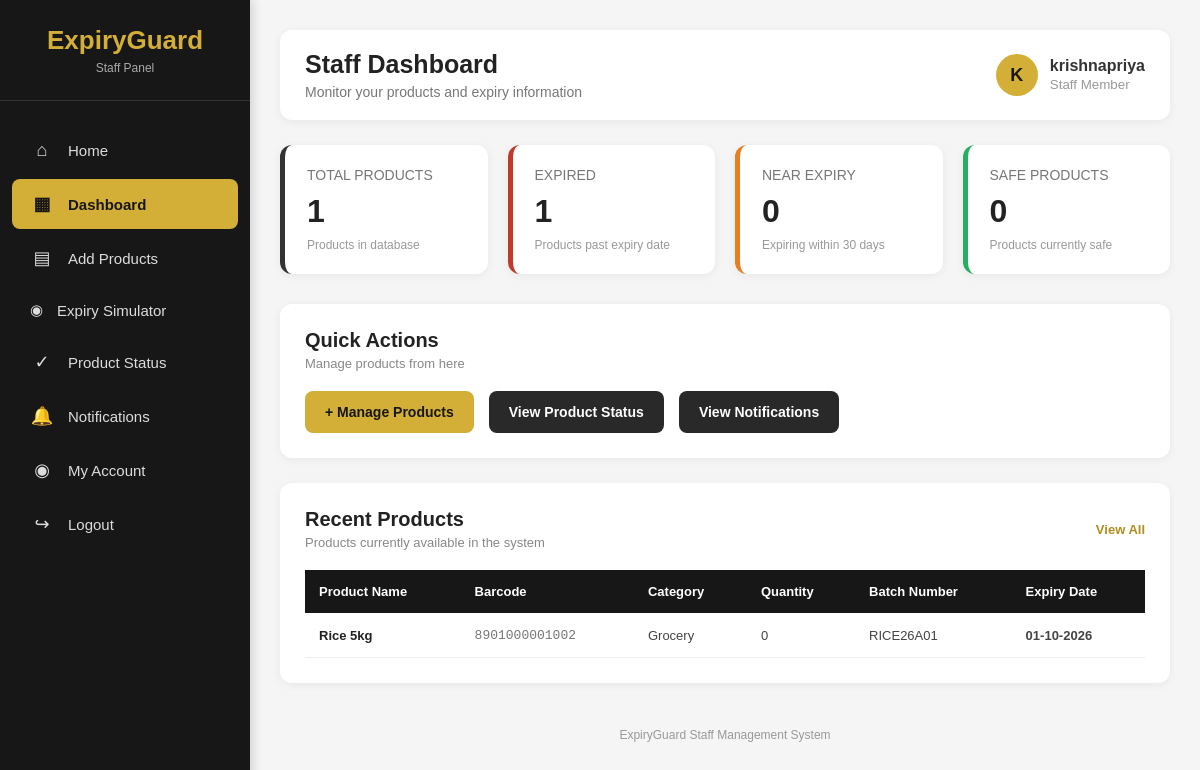
The page /staff/dashboard/ (signed in) on the database as committed earlier.
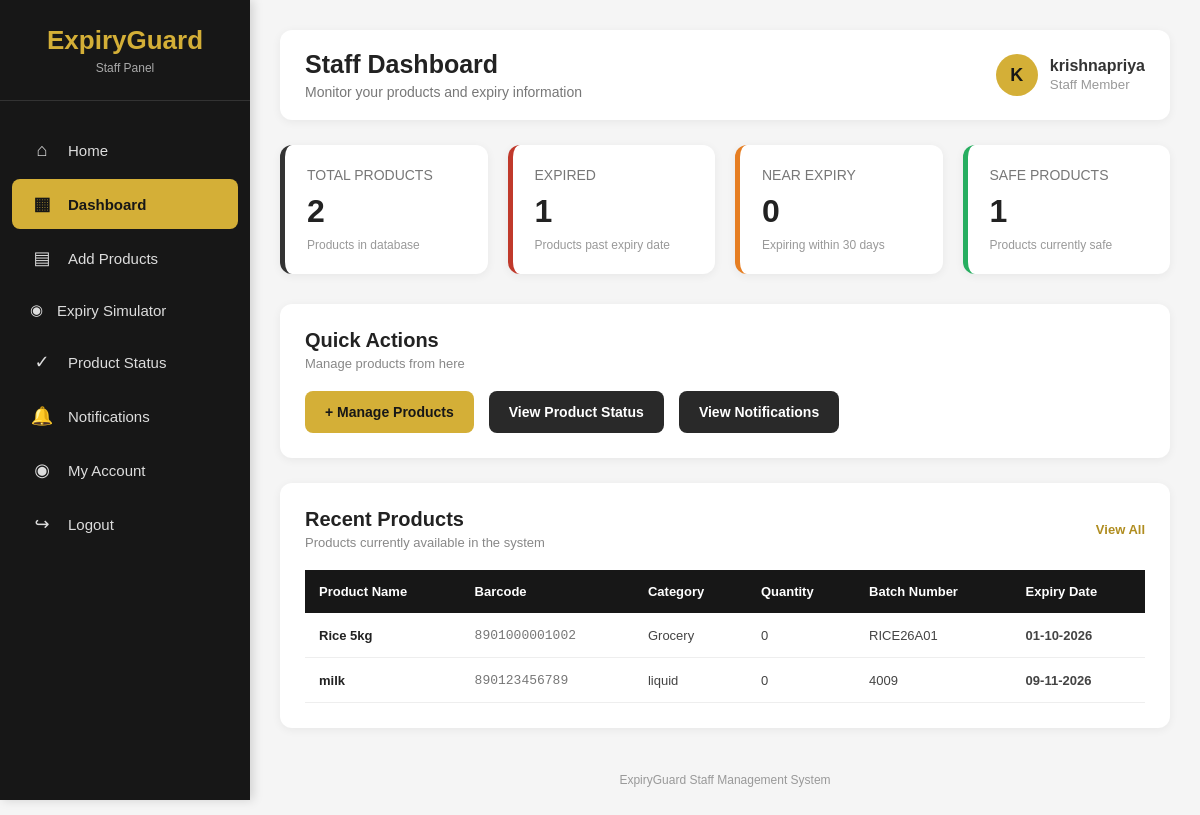
The same page on the database as committed later.
### staff/models.py (models this page shows, shortened)
class Product(models.Model):
    name = models.CharField(max_length=200)
    barcode = models.CharField(
        max_length=100,
        unique=True
    )
    batch_number = models.CharField(
        max_length=100,
        blank=True
    )
    category = models.CharField(
        max_length=100,
        blank=True
    )
    manufacture_date = models.DateField(
        null=True,
        blank=True
    )
    expiry_date = models.DateField()
    price = models.DecimalField(
        max_digits=10,
        decimal_places=2,
        default=0
    )
    stock_quantity = models.IntegerField(
        default=0
    )

### staff/views.py (the view)
# urls.py: path("dashboard/", views.staff_dashboard, name="staff_dashboard"),
def staff_dashboard(request):
    check = staff_login_required(request)
    if check:
        return check
    products = Product.objects.all()
    today = date.today()
    total_products = products.count()
    expired_products = products.filter(
        expiry_date__lt=today
    ).count()
    near_expiry_products = products.filter(
        expiry_date__gte=today,
        expiry_date__lte=today + timedelta(days=30)
    ).count()
    safe_products = products.filter(
        expiry_date__gt=today + timedelta(days=30)
    ).count()
    context = {
        "products": products,
        "total_products": total_products,
        "expired_products": expired_products,
        "near_expiry_products": near_expiry_products,
        "safe_products": safe_products,
    }
    return render(
        request,
        "staff/staff_dashboard.html",
        context
    )

### staff/views.py (called while the page is built)
def staff_login_required(request):
    if not request.user.is_authenticated:
        return redirect("staff_login")
    return None

### staff/templates/staff/staff_dashboard.html (shortened to what the changed rows need)
<!DOCTYPE html>
<html lang="en">
<head>
</head>
<body>
    <aside class="sidebar">
        <div class="logo">
            <h1>ExpiryGuard</h1>
        </div>
    </aside>
    <main class="main-content">
        <div class="top-bar">
            <div>
                <h2>Staff Dashboard</h2>
            </div>
        </div>
        <div class="cards">
            <div class="card total">
                <div class="card-title">
                    TOTAL PRODUCTS
                </div>
                <div class="card-number">
                    {{ total_products|default:"0" }}
                </div>
                <div class="card-description">
                    Products in database
                </div>
            </div>
            <div class="card safe">
                <div class="card-title">
                    SAFE PRODUCTS
                </div>
                <div class="card-number">
                    {{ safe_products|default:"0" }}
                </div>
                <div class="card-description">
                    Products currently safe
                </div>
            </div>
        </div>
        <section class="section">
            <div class="table-container">
                {% if products %}
                    <table>
                        <thead>
                            <tr>
                                <th>
                                    Product Name
                                </th>
                                <th>
                                    Barcode
                                </th>
                                <th>
                                    Category
                                </th>
                                <th>
                                    Quantity
                                </th>
                                <th>
                                    Batch Number
                                </th>
                                <th>
                                    Expiry Date
                                </th>
                            </tr>
                        </thead>
                        <tbody>
                            {% for product in products %}
                                <tr>
                                    <td>
                                        <span class="product-name">
                                            {{ product.name }}
                                        </span>
                                    </td>
                                    <td>
                                        <span class="barcode">
                                            {% if product.barcode %}
                                                {{ product.barcode }}
                                            {% else %}
                                                —
                                            {% endif %}
                                        </span>
                                    </td>
                                    <td>
                                        {% if product.category %}
                                            {{ product.category }}
                                        {% else %}
                                            —
                                        {% endif %}
                                    </td>
                                    <td>
                                        {{ product.quantity|default:"0" }}
                                    </td>
                                    <td>
                                        {% if product.batch_number %}
                                            {{ product.batch_number }}
                                        {% else %}
                                            —
                                        {% endif %}
                                    </td>
                                    <td>
                                        <span class="expiry-date">
                                            {% if product.expiry_date %}
                                                {{ product.expiry_date|date:"d-m-Y" }}
                                            {% else %}
                                                —
                                            {% endif %}
                                        </span>
                                    </td>
                                </tr>
                            {% endfor %}
                        </tbody>
                    </table>
                {% endif %}
            </div>
        </section>
    </main>
</body>
</html>

Rows that differ between the two databases and show on the page:
added Product: name "milk", barcode "890123456789", category "liquid", quantity "0", batch_number "4009", expiry_date "09-11-2026"
Other text that changed with them:
{{ total_products|default:"0" }}: "1" → "2"
{{ safe_products|default:"0" }}: "0" → "1"
